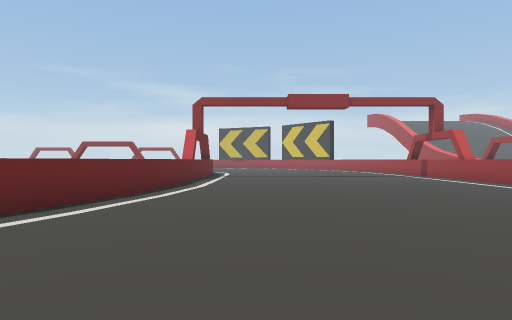
[1] (above)

19 first-person views from a walk through a scene from a Unity 3-D project. The camera is 1.5 m above the floor, looks level and sees 75° across. The floor is counted in squares, 2 m on a side. Each view is taken from the middle of a square. On the plan, view 1 faces up. The plan holds only what a view shows up to about 11 squares ahead; the rest is blank. The place goes on beyond the plan.

[2]
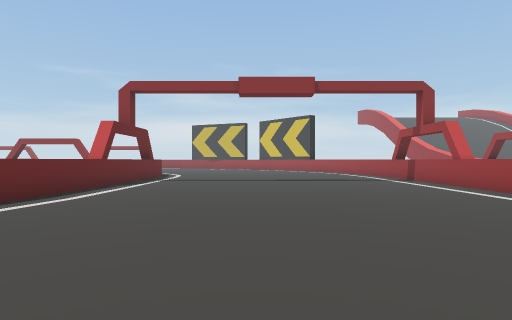

[3]
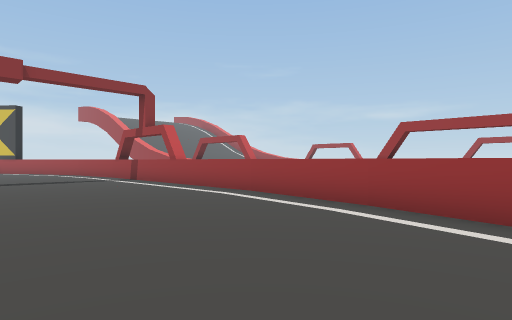

[4]
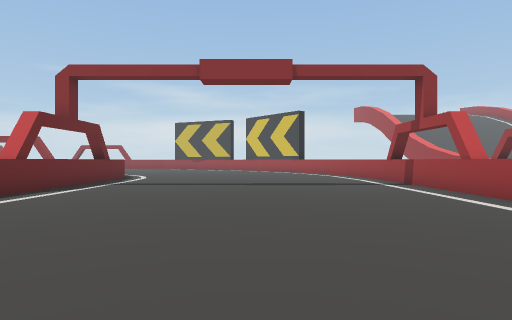

[5]
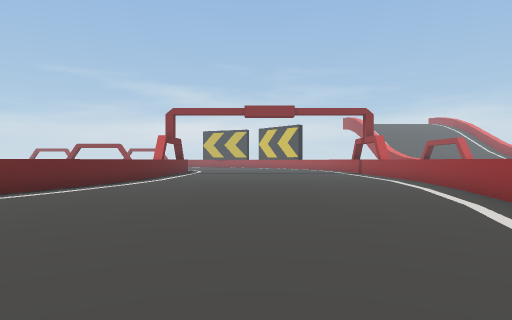

[6]
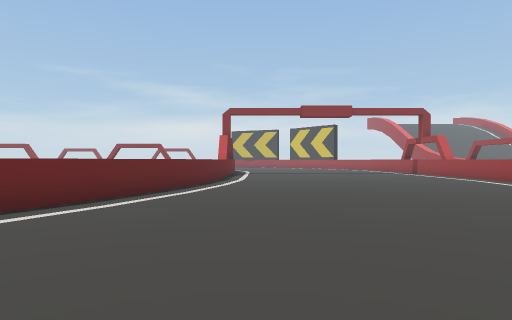

[7]
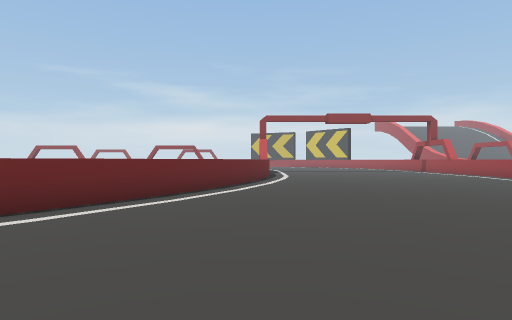

[8]
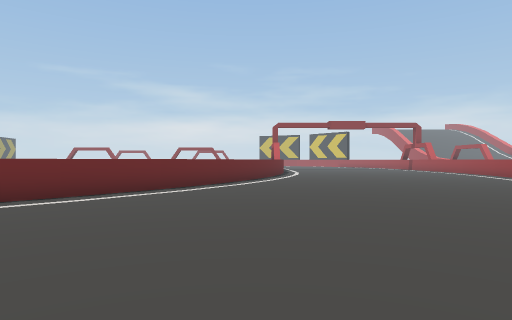

[9]
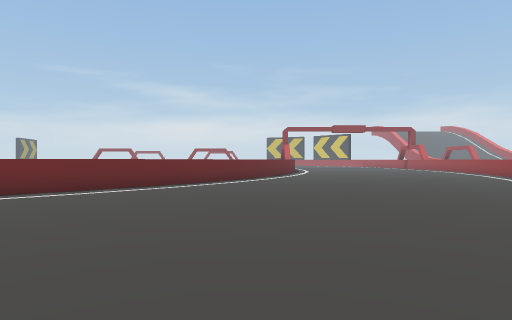

[10]
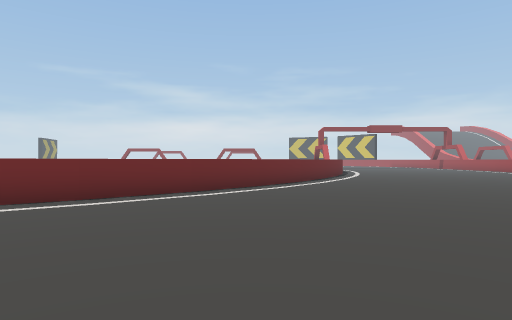

[11]
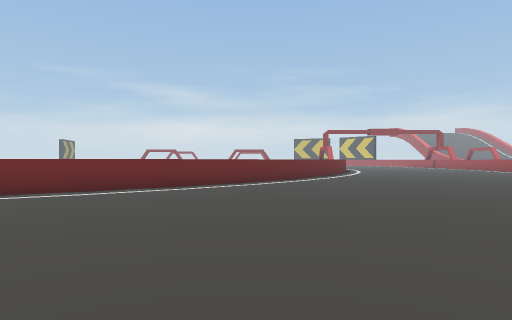

[12]
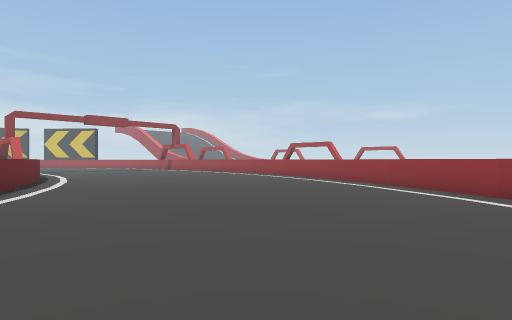

[13]
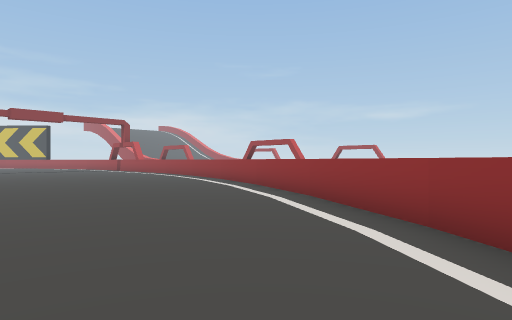

[14]
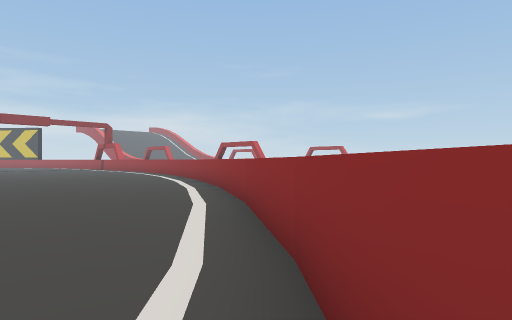

[15]
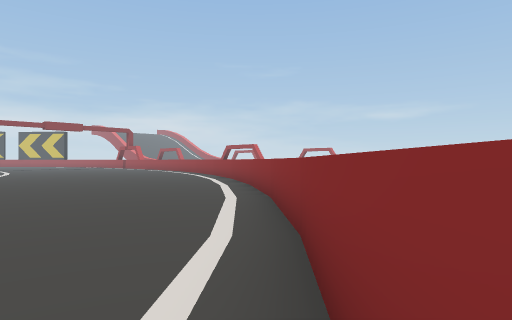

[16]
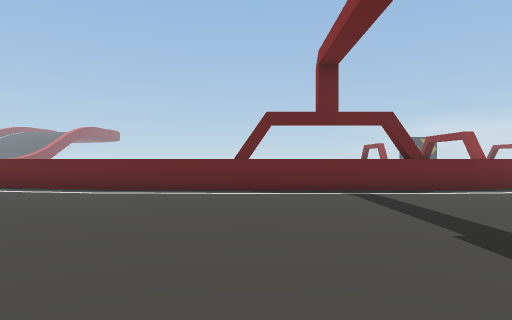

[17]
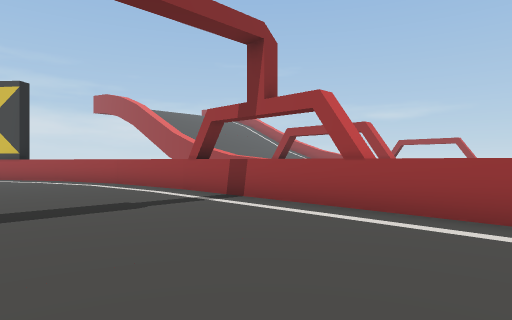

[18]
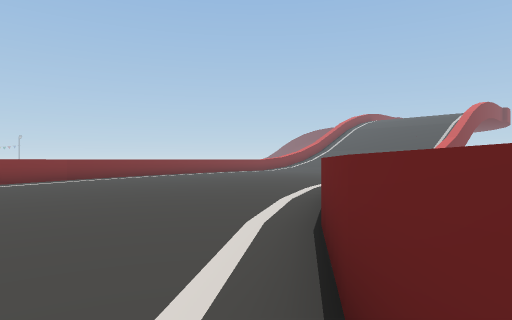

[19]
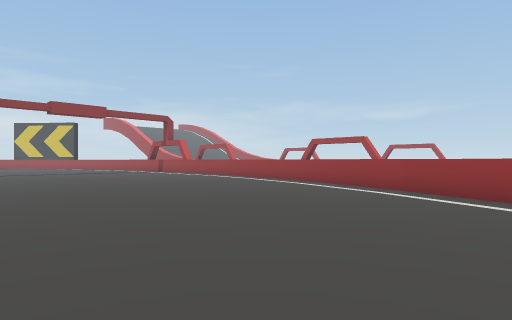

### Floor plan
Points are (right, up) in squares from view 1. A wall is a line through its corners. A room is listed if a view was taken in it or the views show most of it. See-through windows are left out.
Room 1 (views 1, 2, 3, 4, 5, 6, 7, 8, 9, 10, 11, 12, 13, 14, 15, 16, 17, 18, 19)
walls: (-5.2, 0.6) (-6.5, -1.5); (-6.4, -1.4) (-7.9, -3.4); (-4.1, 2.8) (-5.2, 0.5); (-7.8, -3.3) (-9.6, -5.2); (-3.3, 5) (-4.2, 2.6); (3.8, -3.9) (5.2, -0.8) (6.3, 2.3); (2, -6.8) (3.8, -3.8); (-9.5, -5.1) (-11.4, -6.8); (-2.7, 7.2) (-3.3, 4.9); (-0.1, -9.5) (2, -6.7); (-11.2, -6.7) (-13.3, -8.2); (6.5, 2.9) (7.2, 5.7); (-2.4, 9.6) (-2.8, 7.2); (7.2, 5.5) (7.7, 8.9); (-13.2, -8.2) (-14.5, -9); (-4.6, -14) (-2.4, -12) (0, -9.4); (-2.2, 12.5) (-2.8, 12.5); (7.7, 8.8) (7.8, 16.5); (-2.3, 16.5) (-2.3, 9.5); (-12.5, -19) (-11.6, -18.6)

Positions as (right, up) in squares from view 1, and headings:
1: (0, 0), facing up
2: (2, 3), facing up
3: (2, 3), facing up-right
4: (3, 5), facing up
5: (2, -3), facing up
6: (-1, -3), facing up
7: (-3, -6), facing up
8: (-4, -10), facing up
9: (-5, -13), facing up
10: (-8, -13), facing up
11: (-9, -16), facing up
12: (-6, -8), facing up-right
13: (-2, -8), facing up-right
14: (-2, -11), facing up-right
15: (-5, -14), facing up-right
16: (6, 13), facing left
17: (3, 10), facing up-right
18: (-10, -6), facing down-left
19: (-3, -4), facing up-right
